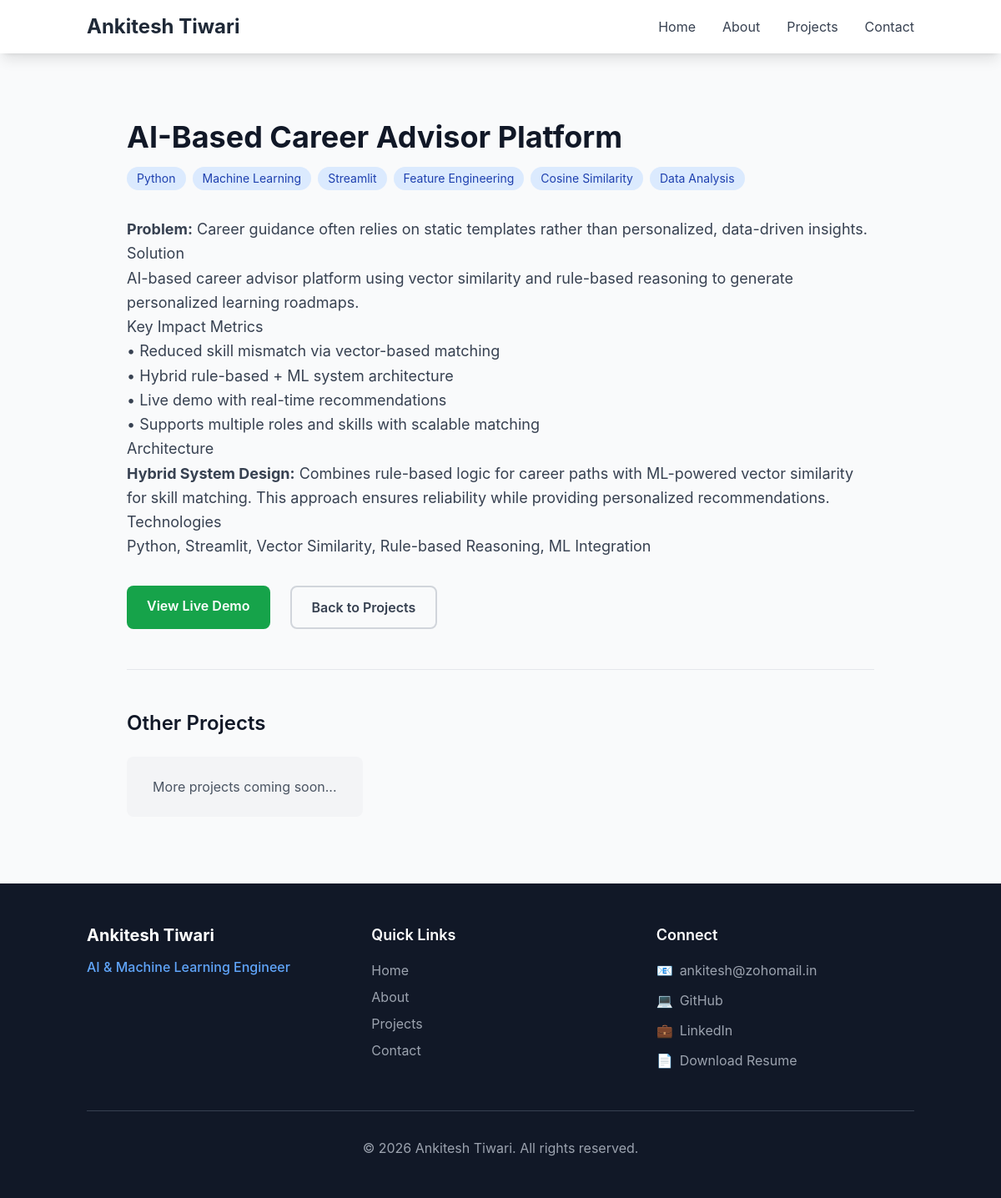
Screenshot of /projects/ai-based-career-advisor-platform/ with the database file from the repository.
### apps/projects/models.py (models this page shows, shortened)
class Project(models.Model):
    title = models.CharField(max_length=200)
    slug = models.SlugField(unique=True, help_text="URL-friendly version of title")
    description = models.TextField(help_text="Brief description for project cards")
    content = models.TextField(help_text="Full project details")
    technologies = models.CharField(max_length=500, help_text="Comma-separated technologies")
    live_url = models.URLField(blank=True, null=True, help_text="Live project URL")
    github_url = models.URLField(blank=True, null=True, help_text="GitHub repository URL")
    featured_image = models.ImageField(upload_to='projects/', blank=True, null=True)
    order = models.PositiveIntegerField(default=0, help_text="Display order")
    is_featured = models.BooleanField(default=False, help_text="Show in featured section")
    created_at = models.DateTimeField(auto_now_add=True)
    updated_at = models.DateTimeField(auto_now=True)
    class Meta:
        ordering = ['order', '-created_at']
    def get_technologies_list(self):
        return [tech.strip() for tech in self.technologies.split(',') if tech.strip()]

### apps/projects/views.py (the view)
# urls.py: path('<slug:slug>/', views.project_detail, name='detail'),
def project_detail(request, slug):
    project = get_object_or_404(Project, slug=slug)
    context = {
        'project': project,
    }
    return render(request, 'projects/detail.html', context)

### templates/projects/detail.html (shortened to what this page needs)
{% extends 'base.html' %}
{% block content %}
<section class="py-20">
    <div class="container mx-auto px-4">
        <div class="max-w-4xl mx-auto">
            <h1 class="text-4xl font-bold mb-4">{{ project.title }}</h1>
            <div class="flex flex-wrap gap-2 mb-8">
                {% for tech in project.get_technologies_list %}
                    <span class="px-3 py-1 bg-blue-100 text-blue-800 text-sm rounded-full">{{ tech }}</span>
                {% endfor %}
            </div>
            <div class="prose max-w-none mb-8">
                <div class="text-gray-700 text-lg leading-relaxed">{{ project.content|safe }}</div>
            </div>
            <div class="flex space-x-6 mb-12">
                {% if project.live_url %}
                    <a href="{{ project.live_url }}" target="_blank" rel="noopener noreferrer" class="bg-green-600 text-white px-6 py-3 rounded-lg font-semibold hover:bg-green-700 transition-colors">View Live Demo</a>
                {% endif %}
                <a href="{% url 'projects:list' %}" class="border-2 border-gray-300 text-gray-700 px-6 py-3 rounded-lg font-semibold hover:bg-gray-100 transition-colors">Back to Projects</a>
            </div>
            <div class="border-t pt-12">
                <h3 class="text-2xl font-semibold mb-6">Other Projects</h3>
                <div class="grid grid-cols-1 md:grid-cols-2 lg:grid-cols-3 gap-6">
                    <div class="bg-gray-100 p-6 rounded-lg text-center text-gray-600">
                        <p>More projects coming soon...</p>
                    </div>
                </div>
            </div>
        </div>
    </div>
</section>
{% endblock %}

### static/css/style.css (style rules this page uses)
body { margin: 0; font-family: -apple-system, BlinkMacSystemFont, 'Segoe UI', 'Roboto', 'Oxygen', 'Ubuntu', 'Cantarell', 'Fira Sans', 'Droid Sans', 'Helvetica Neue', sans-serif; -webkit-font-smoothing: antialiased; -moz-osx-font-smoothing: grayscale; }
.fade-in { animation: fadeIn 0.6s ease-out; }

### rows the page displays
Project: title "AI-Based Career Advisor Platform", content "Problem: Career guidance often relies on static templates rather than personalized, data-driven insights. Solution AI-based career advisor platform using vector similarity and rule-based reasoning to generate personalized learning roadmaps. Key Impact Metrics • Reduced skill mismatch via vector-based matching • Hybrid rule-based + ML system architecture • Live demo with real-time recommendations • Supports multiple roles and skills with scalable matching Architecture Hybrid System Design: Combines rule-based logic for career paths with ML-powered vector similarity for skill matching. This approach ensures reliability while providing personalized recommendations. Technologies Python,…"

### other values shown
{{ tech }} "Python" "Machine Learning" "Streamlit" "Feature Engineering" "Cosine Similarity" "Data Analysis"
